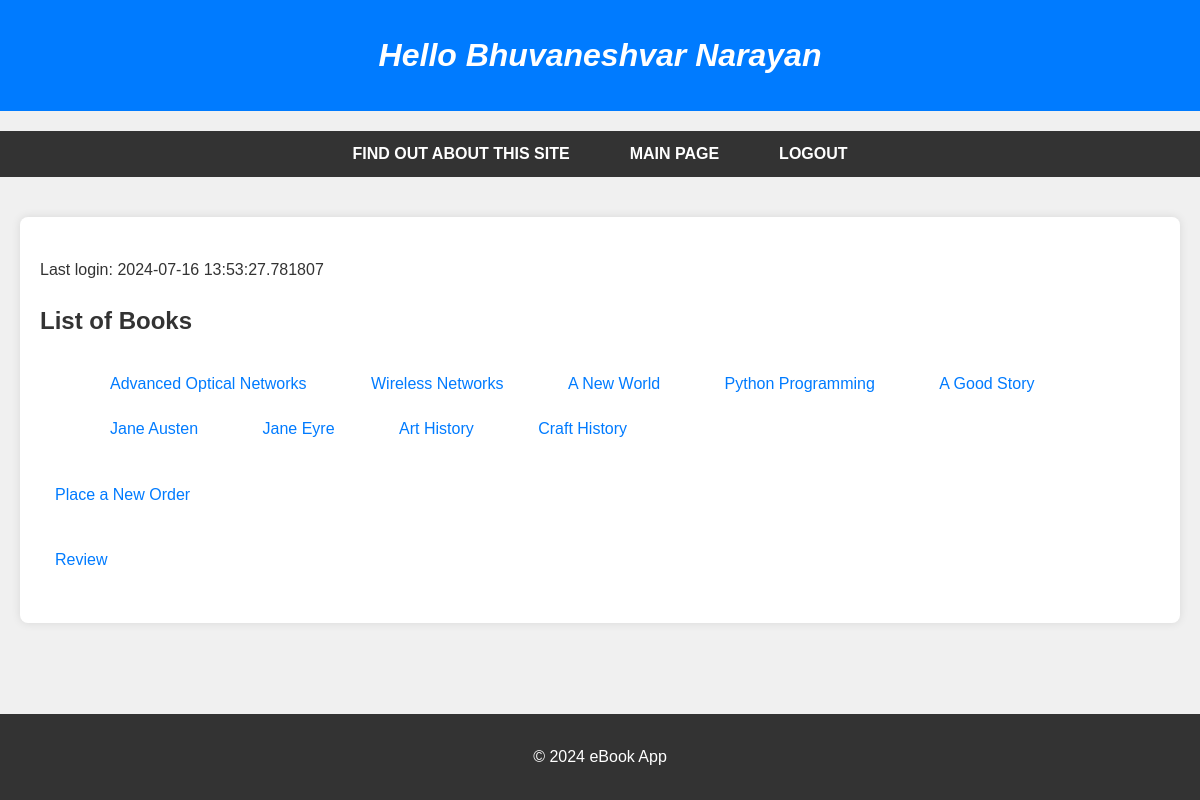
Screenshot of /myapp/ (signed in) with the database file from the repository.
### myapp/models.py (models this page shows, shortened)
class Book(models.Model):
    CATEGORY_CHOICES = [
        ('S', 'Scinece&Tech'),
        ('F', 'Fiction'),
        ('B', 'Biography'),
        ('T', 'Travel'),
        ('O', 'Other')
    ]
    title = models.CharField(max_length=200)
    category = models.CharField(max_length=1, choices=CATEGORY_CHOICES, default='S')
    num_pages = models.PositiveIntegerField(default=100)
    price = models.DecimalField(max_digits=10, decimal_places=2)
    publisher = models.ForeignKey(Publisher, related_name='books', on_delete=models.CASCADE)
    description = models.TextField(blank=True, null=True) # Lab 4
    num_reviews = models.PositiveIntegerField(default=0)  # New field

### myapp/views.py (the view)
# urls.py: path(r'', views.index, name='index'),
def index(request):
    booklist = Book.objects.all().order_by('id')[:10]
    last_login = request.session.get('last_login', 'Your last login was more than one hour ago')
    return render(request, 'myapp/index.html', {'booklist': booklist, 'last_login': last_login})

### myapp/templates/myapp/index.html
{% extends 'myapp/base.html' %}
{% block body_block %}
    <p>Last login: {{ last_login }}</p>
        {% if booklist %}
        <h2>List of Books</h2>
        <ol>
            {% for book in booklist %}
                <li>
                    <a href="{% url 'myapp:detail' book.id %}">{{ book.title }}</a>
                </li>
            {% endfor %}
        </ol>
    {% else %}
        <strong>There are no available books!</strong>
    {% endif %}
<p><a href="{% url 'myapp:place_order' %}">Place a New Order</a></p>
    <p><a href="{% url 'myapp:review' %}">Review</a></p>
{% endblock %}

### myapp/static/myapp/style.css (style rules this page uses)
body { background-color: #f0f0f0; color: #333; font-family: Arial, sans-serif; font-size: 16px; margin: 0; padding: 0; line-height: 1.6; }
li { display: inline; margin: 0 15px; }
a { color: #007BFF; text-decoration: none; padding: 10px 15px; display: inline-block; }
p { margin: 20px 0; }

### rows the page displays
Book: title "Advanced Optical Networks"
Book: title "Wireless Networks"
Book: title "A New World"
Book: title "Python Programming"
Book: title "A Good Story"
Book: title "Jane Austen"
Book: title "Jane Eyre"
Book: title "Art History"
Book: title "Craft History"

### other values shown
{{ last_login }} "2024-07-16 13:53:27.781807"
